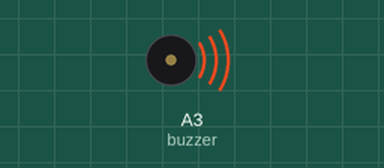
Recording of a sketch running on a simulated Arduino Uno, built with avr-gcc and run on an emulated ATmega328P. On the bench: buzzer (waves = sounding).

Above: at 0.5 s.
At 2.5 s:
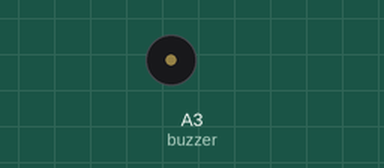
Timing chart, 0 to 5.2 s (numbered marks = the images above):
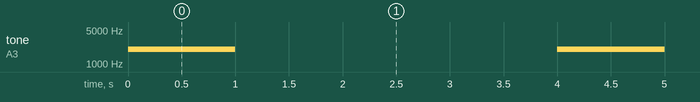

The sketch:

buzzer_test.ino
```cpp
#define buzzer A3
#define frequency 2000
#define duration 1000

void setup(){
  pinMode(buzzer, OUTPUT);
}

void loop(){
  tone(buzzer, frequency, duration);
  delay(2000);
  tone(buzzer, 0, duration);
  delay(2000);
}
```

Measured:
- by itself, tone on A3 (buzzer): alternates 2000 Hz for 1.0 s and silent for 3.0 s
